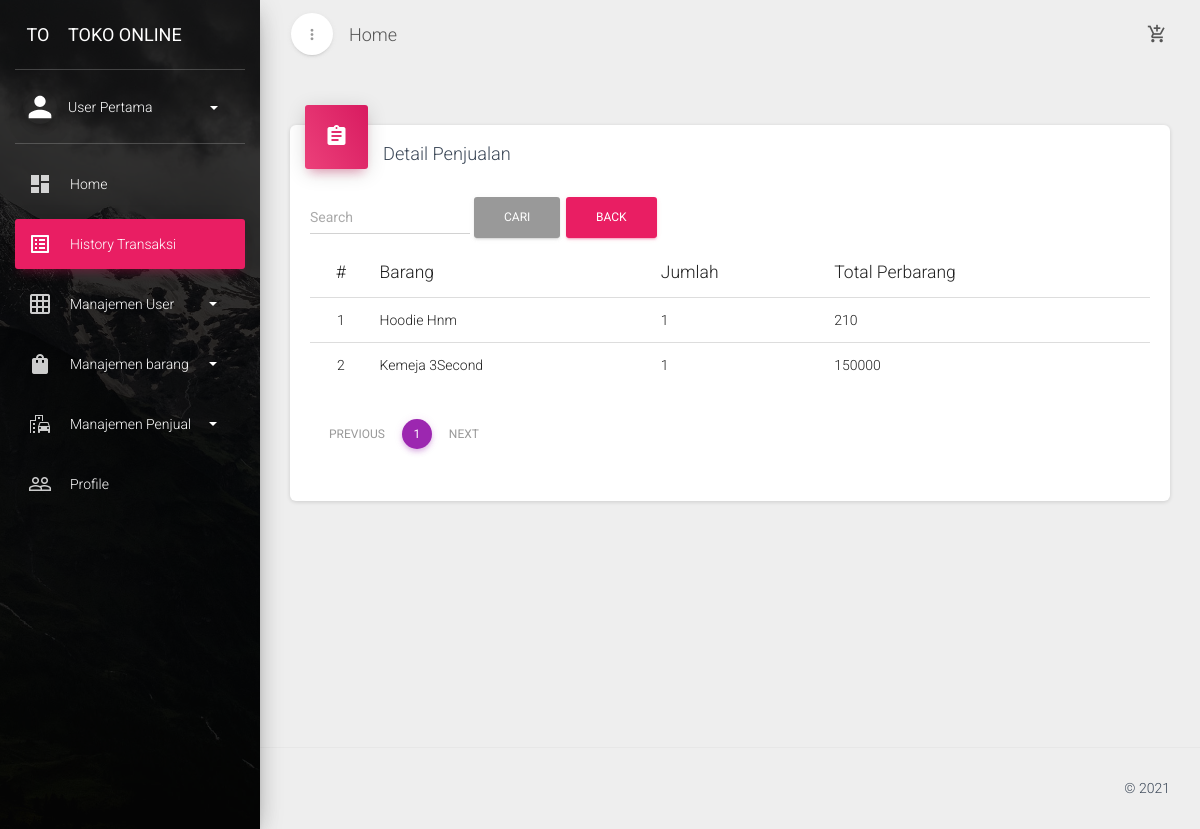
Screenshot of /index.php?url=detail_penjualan&id=1 (signed in) with the database file from the repository.
### tables this page shows
CREATE TABLE `detail_penjualan` (
  `detail_id` int(11) NOT NULL,
  `penjualan_id` int(11) NOT NULL,
  `barang_id` int(11) NOT NULL,
  `user_id` int(11) NOT NULL,
  `jumlah_barang` int(11) NOT NULL,
  `total_harga` int(11) NOT NULL,
  `tanggal_session` datetime NOT NULL
);

CREATE TABLE `barang` (
  `barang_id` int(11) NOT NULL,
  `nama` varchar(20) NOT NULL,
  `harga` int(11) NOT NULL,
  `stock` int(11) NOT NULL,
  `penjual_id` int(11) NOT NULL
);

### pages/detail_penjualan.php (the view, shortened to what this page needs)
<div class="row">
    <div class="col-md-12">
        <div class="card">
            <div class="card-header card-header-icon" data-background-color="rose">
                <i class="material-icons">assignment</i>
            </div>
            <div class="card-content">
                <h4 class="card-title">Detail Penjualan</h4>
                <div class="form-inline my-2 my-lg-0">
                  <input class="form-control mr-sm-2" name='cari' id='cari' type="search" placeholder="Search" aria-label="Search">
                  <button class="btn btn-outline-success my-2 my-sm-0" type="button" onclick='cari()'>Cari</button>
                  <a class="btn btn-rose" href='index.php?url=penjualan'>Back</a>
                </div>
                <div class="table-responsive">
                    <table class="table">
                        <thead>
                            <tr>
                                <th class="text-center">#</th>
                                <th>Barang</th>
                                <th>Jumlah</th>
                                <th>Total Perbarang</th>
                            </tr>
                        </thead>
                        <tbody>
                        <?php
                        $batas = 5;
                        $halaman = isset($_GET['halaman'])?(int)$_GET['halaman'] : 1;
                        $halaman_awal = ($halaman>1) ? ($halaman * $batas) - $batas : 0;
                        $previous = $halaman - 1;
                        $next = $halaman + 1;
                        if(isset($_GET['cari'])){
                            $data = mysqli_query($koneksi,"select * from detail_penjualan left join barang on detail_penjualan.barang_id = barang.barang_id where detail_penjualan.penjualan_id = '".$_GET['id']."' and barang.nama like '%".$_GET['cari']."%'");
                        }else{
                            $data = mysqli_query($koneksi,"select * from detail_penjualan left join barang on detail_penjualan.barang_id = barang.barang_id where detail_penjualan.penjualan_id = '".$_GET['id']."'");
                        }
                        $jumlah_data = mysqli_num_rows($data);
                        $total_halaman = ceil($jumlah_data / $batas);
                        if(isset($_GET['cari'])){
                            $query = mysqli_query($koneksi, "select * from detail_penjualan left join barang on detail_penjualan.barang_id = barang.barang_id where detail_penjualan.penjualan_id = '".$_GET['id']."' and barang.nama like '%".$_GET['cari']."%' limit $halaman_awal, $batas");
                        }else{
                            $query = mysqli_query($koneksi, "select * from detail_penjualan left join barang on detail_penjualan.barang_id = barang.barang_id where detail_penjualan.penjualan_id = '".$_GET['id']."' limit $halaman_awal, $batas");
                        }
                        $no = isset($_GET['halaman'])?((int)$_GET['halaman']-1)*5+1 : 1;
                        while($data = mysqli_fetch_assoc($query)){
                        ?>
                            <tr>
                                <td class="text-center"><?php echo $no++?></td>
                                <td><?php echo $data['nama']; ?></td>
                                <td><?php echo $data['jumlah_barang']; ?></td>
                                <td><?php echo $data['total_harga']; ?></td>
                            </tr>
                        <?php } ?>
                        </tbody>
                        <tfoot>
                            <tr><td colspan=5>
                            <ul class="pagination justify-content-center">
			                	<li class="page-item">
			                		<a class="page-link" <?php if($halaman > 1){ echo "href='?url=detail_penjualan&halaman=$previous'"; } ?>>Previous</a>
			                	</li>
			                	<?php
			                	for($x=1;$x<=$total_halaman;$x++){
			                		?>
			                		<li class="page-item <?php echo empty($_GET['halaman'])&&$x==1||$x==$_GET['halaman']?"active":""; ?>"><a class="page-link" href="?url=detail_penjualan&halaman=<?php echo $x ?>"><?php echo $x; ?></a></li>
			                		<?php
			                	}
			                	?>
			                	<li class="page-item">
			                		<a  class="page-link" <?php if($halaman < $total_halaman) { echo "href='?url=detail_penjualan&halaman=$next'"; } ?>>Next</a>
			                	</li>
			                </ul>
                            </td></tr>
                        </tfoot>
                    </table>
                </div>
            </div>
        </div>
    </div>
</div>

### rows the page displays
detail_penjualan: barang.nama "Hoodie Hnm", jumlah_barang "1", total_harga "210"
detail_penjualan: barang.nama "Kemeja 3Second", jumlah_barang "1", total_harga "150000"

### other values shown
$_SESSION['nama'] "User Pertama"
